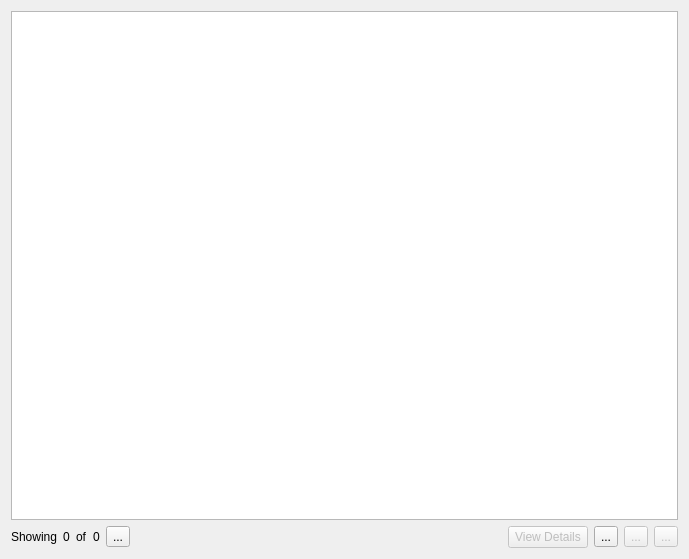
<?xml version="1.0" encoding="UTF-8"?>
<ui version="4.0">
 <class>IngredientView</class>
 <widget class="QWidget" name="IngredientView">
  <property name="geometry">
   <rect>
    <x>0</x>
    <y>0</y>
    <width>689</width>
    <height>559</height>
   </rect>
  </property>
  <property name="windowTitle">
   <string>Form</string>
  </property>
  <layout class="QVBoxLayout" name="verticalLayout">
   <item>
    <widget class="QListView" name="ingredientListView"/>
   </item>
   <item>
    <layout class="QHBoxLayout" name="horizontalLayout">
     <item>
      <widget class="QLabel" name="countLabel">
       <property name="text">
        <string>Showing</string>
       </property>
      </widget>
     </item>
     <item>
      <widget class="QLabel" name="loadedCountIndicator">
       <property name="toolTip">
        <string notr="true"/>
       </property>
       <property name="text">
        <string>0</string>
       </property>
      </widget>
     </item>
     <item>
      <widget class="QLabel" name="countLabel_2">
       <property name="text">
        <string>of</string>
       </property>
      </widget>
     </item>
     <item>
      <widget class="QLabel" name="totalCountIndicator">
       <property name="toolTip">
        <string notr="true"/>
       </property>
       <property name="text">
        <string>0</string>
       </property>
      </widget>
     </item>
     <item>
      <widget class="QToolButton" name="loadMoreButton">
       <property name="enabled">
        <bool>true</bool>
       </property>
       <property name="toolTip">
        <string>&lt;html&gt;&lt;head/&gt;&lt;body&gt;&lt;p&gt;Load more ingredients&lt;/p&gt;&lt;/body&gt;&lt;/html&gt;</string>
       </property>
       <property name="text">
        <string>...</string>
       </property>
       <property name="icon">
        <iconset theme="QIcon::ThemeIcon::ObjectRotateRight"/>
       </property>
      </widget>
     </item>
     <item>
      <spacer name="horizontalSpacer">
       <property name="orientation">
        <enum>Qt::Orientation::Horizontal</enum>
       </property>
       <property name="sizeHint" stdset="0">
        <size>
         <width>40</width>
         <height>20</height>
        </size>
       </property>
      </spacer>
     </item>
     <item>
      <widget class="QPushButton" name="detailsButton">
       <property name="enabled">
        <bool>false</bool>
       </property>
       <property name="toolTip">
        <string>&lt;html&gt;&lt;head/&gt;&lt;body&gt;&lt;p&gt;View the currently selected ingredients description&lt;/p&gt;&lt;/body&gt;&lt;/html&gt;</string>
       </property>
       <property name="text">
        <string>View Details</string>
       </property>
      </widget>
     </item>
     <item>
      <widget class="QToolButton" name="createButton">
       <property name="toolTip">
        <string>&lt;html&gt;&lt;head/&gt;&lt;body&gt;&lt;p&gt;Create a new ingredient&lt;/p&gt;&lt;/body&gt;&lt;/html&gt;</string>
       </property>
       <property name="text">
        <string>...</string>
       </property>
       <property name="icon">
        <iconset theme="QIcon::ThemeIcon::ListAdd"/>
       </property>
      </widget>
     </item>
     <item>
      <widget class="QToolButton" name="editButton">
       <property name="enabled">
        <bool>false</bool>
       </property>
       <property name="toolTip">
        <string>&lt;html&gt;&lt;head/&gt;&lt;body&gt;&lt;p&gt;Edit the currently selected ingredient&lt;/p&gt;&lt;/body&gt;&lt;/html&gt;</string>
       </property>
       <property name="text">
        <string>...</string>
       </property>
       <property name="icon">
        <iconset theme="QIcon::ThemeIcon::EditCopy"/>
       </property>
      </widget>
     </item>
     <item>
      <widget class="QToolButton" name="deleteButton">
       <property name="enabled">
        <bool>false</bool>
       </property>
       <property name="toolTip">
        <string>&lt;html&gt;&lt;head/&gt;&lt;body&gt;&lt;p&gt;Delete the currently selected ingredient&lt;/p&gt;&lt;/body&gt;&lt;/html&gt;</string>
       </property>
       <property name="text">
        <string>...</string>
       </property>
       <property name="icon">
        <iconset theme="QIcon::ThemeIcon::ListRemove"/>
       </property>
      </widget>
     </item>
    </layout>
   </item>
  </layout>
 </widget>
 <resources/>
 <connections/>
</ui>
